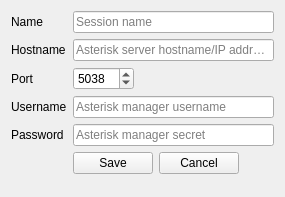
<?xml version="1.0" encoding="UTF-8"?>
<ui version="4.0">
 <class>SessionManagerDialog</class>
 <widget class="QDialog" name="SessionManagerDialog">
  <property name="geometry">
   <rect>
    <x>0</x>
    <y>0</y>
    <width>285</width>
    <height>197</height>
   </rect>
  </property>
  <property name="windowTitle">
   <string>Session Manager</string>
  </property>
  <property name="windowIcon">
   <iconset resource="../icon/icon.qrc">
    <normaloff>:/tab/server_configuration.png</normaloff>:/tab/server_configuration.png</iconset>
  </property>
  <layout class="QVBoxLayout" name="verticalLayout">
   <item>
    <widget class="QStackedWidget" name="pages">
     <property name="currentIndex">
      <number>1</number>
     </property>
     <widget class="QWidget" name="page">
      <layout class="QGridLayout" name="gridLayout">
       <property name="leftMargin">
        <number>0</number>
       </property>
       <property name="topMargin">
        <number>0</number>
       </property>
       <property name="rightMargin">
        <number>0</number>
       </property>
       <property name="bottomMargin">
        <number>0</number>
       </property>
       <item row="0" column="0" colspan="3">
        <widget class="QListWidget" name="sessions"/>
       </item>
       <item row="1" column="0">
        <widget class="QPushButton" name="newSession">
         <property name="text">
          <string>New</string>
         </property>
        </widget>
       </item>
       <item row="1" column="1">
        <widget class="QPushButton" name="editSession">
         <property name="text">
          <string>Edit</string>
         </property>
        </widget>
       </item>
       <item row="1" column="2">
        <widget class="QPushButton" name="deleteSession">
         <property name="text">
          <string>Delete</string>
         </property>
        </widget>
       </item>
      </layout>
     </widget>
     <widget class="QWidget" name="page_2">
      <layout class="QFormLayout" name="formLayout">
       <property name="fieldGrowthPolicy">
        <enum>QFormLayout::AllNonFixedFieldsGrow</enum>
       </property>
       <property name="leftMargin">
        <number>0</number>
       </property>
       <property name="topMargin">
        <number>0</number>
       </property>
       <property name="rightMargin">
        <number>0</number>
       </property>
       <property name="bottomMargin">
        <number>0</number>
       </property>
       <item row="0" column="0">
        <widget class="QLabel" name="label">
         <property name="text">
          <string>Name</string>
         </property>
        </widget>
       </item>
       <item row="0" column="1">
        <widget class="QLineEdit" name="name">
         <property name="placeholderText">
          <string>Session name</string>
         </property>
        </widget>
       </item>
       <item row="1" column="0">
        <widget class="QLabel" name="label_2">
         <property name="text">
          <string>Hostname</string>
         </property>
        </widget>
       </item>
       <item row="1" column="1">
        <widget class="QLineEdit" name="hostname">
         <property name="placeholderText">
          <string>Asterisk server hostname/IP address</string>
         </property>
        </widget>
       </item>
       <item row="2" column="0">
        <widget class="QLabel" name="label_3">
         <property name="text">
          <string>Port</string>
         </property>
        </widget>
       </item>
       <item row="2" column="1">
        <widget class="QSpinBox" name="port">
         <property name="sizePolicy">
          <sizepolicy hsizetype="Fixed" vsizetype="Fixed">
           <horstretch>0</horstretch>
           <verstretch>0</verstretch>
          </sizepolicy>
         </property>
         <property name="maximum">
          <number>65000</number>
         </property>
         <property name="value">
          <number>5038</number>
         </property>
        </widget>
       </item>
       <item row="3" column="0">
        <widget class="QLabel" name="label_4">
         <property name="text">
          <string>Username</string>
         </property>
        </widget>
       </item>
       <item row="3" column="1">
        <widget class="QLineEdit" name="username">
         <property name="placeholderText">
          <string>Asterisk manager username</string>
         </property>
        </widget>
       </item>
       <item row="4" column="0">
        <widget class="QLabel" name="label_5">
         <property name="text">
          <string>Password</string>
         </property>
        </widget>
       </item>
       <item row="4" column="1">
        <widget class="QLineEdit" name="password">
         <property name="echoMode">
          <enum>QLineEdit::Password</enum>
         </property>
         <property name="placeholderText">
          <string>Asterisk manager secret</string>
         </property>
        </widget>
       </item>
       <item row="5" column="1">
        <layout class="QHBoxLayout" name="horizontalLayout_2">
         <item>
          <widget class="QPushButton" name="saveSession">
           <property name="sizePolicy">
            <sizepolicy hsizetype="Fixed" vsizetype="Fixed">
             <horstretch>0</horstretch>
             <verstretch>0</verstretch>
            </sizepolicy>
           </property>
           <property name="text">
            <string>Save</string>
           </property>
          </widget>
         </item>
         <item>
          <widget class="QPushButton" name="cancel">
           <property name="sizePolicy">
            <sizepolicy hsizetype="Fixed" vsizetype="Fixed">
             <horstretch>0</horstretch>
             <verstretch>0</verstretch>
            </sizepolicy>
           </property>
           <property name="text">
            <string>Cancel</string>
           </property>
          </widget>
         </item>
         <item>
          <spacer name="horizontalSpacer">
           <property name="orientation">
            <enum>Qt::Horizontal</enum>
           </property>
           <property name="sizeHint" stdset="0">
            <size>
             <width>40</width>
             <height>20</height>
            </size>
           </property>
          </spacer>
         </item>
        </layout>
       </item>
      </layout>
     </widget>
    </widget>
   </item>
  </layout>
 </widget>
 <resources>
  <include location="../icon/icon.qrc"/>
 </resources>
 <connections/>
</ui>
